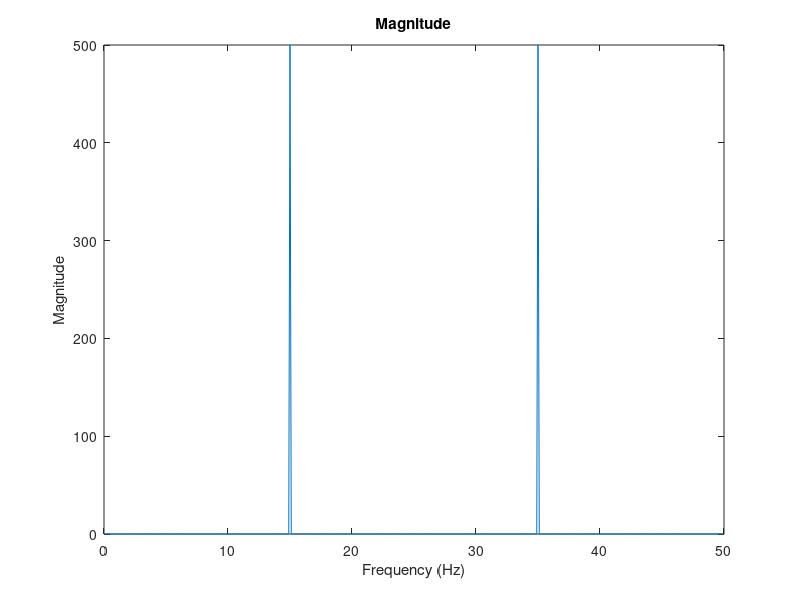

MATLAB code for this plot:
##% Define the time vector from 0 to 1 second with 1000 data points
##t = linspace(0, 1, 1000);
##
##% Define the two frequencies
##f1 = 5; % 5 Hz
##f2 = 10; % 10 Hz
##
##% Create the signal containing both frequencies
##signal = sin(2 * pi * f1 * t) + cos(2 * pi * f2 * t);
##
##% Apply FFT to the signal
##fft_result = fft(signal);
##
##% Plotting the signal in time domain
##subplot(2, 1, 1);
##plot(t, signal);
##title('Signal in Time Domain');
##xlabel('Time');
##ylabel('Amplitude');
##
##% Plotting the FFT result in frequency domain
##subplot(2, 1, 2);
##plot(abs(fft_result));
##title('FFT Result in Frequency Domain');
##xlabel('Frequency');
##ylabel('Magnitude');


Ts = 1/50;
t = 0:Ts:10-Ts;
x = sin(2*pi*15*t) + sin(2*pi*15*t);
plot(t,x)
xlabel('Time (seconds)')
ylabel('Amplitude')

y = fft(x);
fs = 1/Ts;
f = (0:length(y)-1)*fs/length(y);

plot(f,abs(y))
xlabel('Frequency (Hz)')
ylabel('Magnitude')
title('Magnitude')
